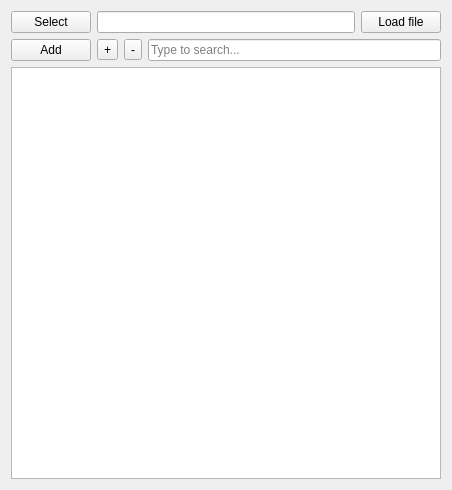
<?xml version="1.0" encoding="UTF-8"?>
<ui version="4.0">
 <class>VarLoader</class>
 <widget class="QWidget" name="VarLoader">
  <property name="geometry">
   <rect>
    <x>0</x>
    <y>0</y>
    <width>452</width>
    <height>490</height>
   </rect>
  </property>
  <property name="windowTitle">
   <string>Form</string>
  </property>
  <layout class="QGridLayout" name="gridLayout">
   <item row="0" column="0">
    <widget class="QPushButton" name="pushButton_selectFile">
     <property name="text">
      <string>Select</string>
     </property>
    </widget>
   </item>
   <item row="0" column="1">
    <widget class="QLineEdit" name="lineEdit_file"/>
   </item>
   <item row="0" column="2">
    <widget class="QPushButton" name="loadButton">
     <property name="text">
      <string>Load file</string>
     </property>
    </widget>
   </item>
   <item row="1" column="0" colspan="3">
    <layout class="QHBoxLayout" name="horizontalLayout">
     <item>
      <widget class="QPushButton" name="addButton">
       <property name="text">
        <string>Add</string>
       </property>
      </widget>
     </item>
     <item>
      <widget class="QToolButton" name="expandButton">
       <property name="text">
        <string>+</string>
       </property>
      </widget>
     </item>
     <item>
      <widget class="QToolButton" name="collapseButton">
       <property name="text">
        <string>-</string>
       </property>
      </widget>
     </item>
     <item>
      <widget class="QLineEdit" name="searchField">
       <property name="placeholderText">
        <string>Type to search...</string>
       </property>
      </widget>
     </item>
    </layout>
   </item>
   <item row="2" column="0" colspan="3">
    <widget class="QTreeView" name="treeView">
     <property name="autoFillBackground">
      <bool>true</bool>
     </property>
    </widget>
   </item>
  </layout>
 </widget>
 <resources/>
 <connections/>
</ui>
